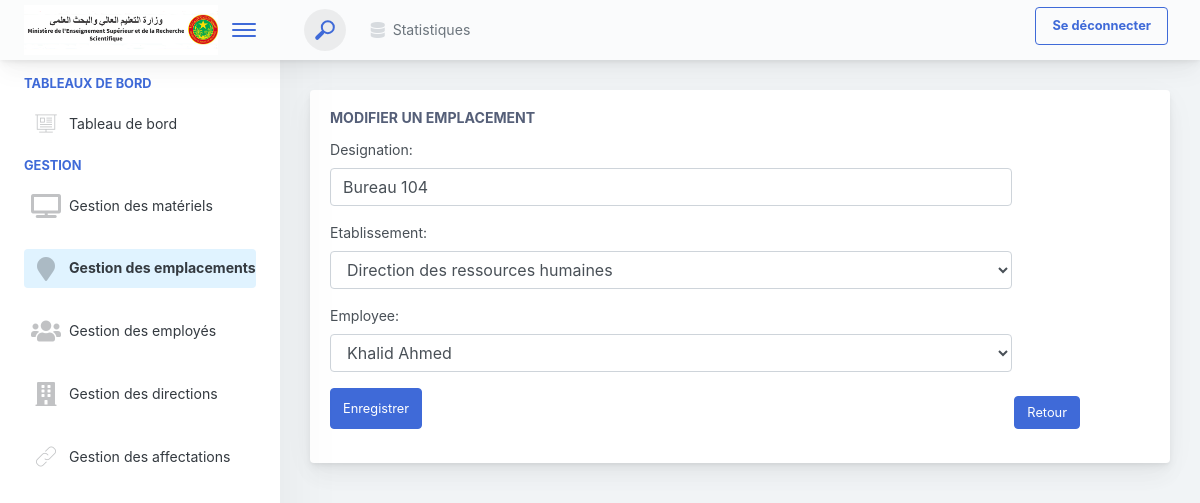
Page /edit_emplacement/9 on the committed database.
### accounts/models.py (models this page shows, shortened)
class Emplacement(models.Model):
    designation = models.CharField(max_length=200)
    id_etablissement = models.ForeignKey(Etablissement, on_delete=models.CASCADE)
    id_employee = models.ForeignKey(Employee, on_delete=models.CASCADE)

class Etablissement(models.Model):
    nom_etablissement = models.CharField(max_length=200, unique=True)

class Employee(models.Model):
    matricule = models.CharField(max_length=50, unique=True)
    nom = models.CharField(max_length=100)
    prenom = models.CharField(max_length=100)
    date_naiss = models.DateField()
    lieu_naiss = models.CharField(max_length=100)
    grade = models.CharField(max_length=50)

### GestionVentes/views.py (the view)
# urls.py: path('edit_emplacement/<int:id>', views.edit_emplacement, name="edit_emplacement"),
def edit_emplacement(request, id):
    all_employe = Employee.objects.all()
    all_etablissement = Etablissement.objects.all()
    emplacement = Emplacement.objects.get(id=id)
    form = emplacementForm()
    return render(request,'emplacements/edit.html',{'form':form,'emplacement':emplacement,"navbar":'emplacement','employes':all_employe,'etablissements':all_etablissement})

### GestionVentes/forms.py
class emplacementForm(forms.ModelForm):
    class Meta:
        model= Emplacement
        fields = "__all__"

### GestionVentes/templates/emplacements/edit.html (shortened to what this page needs)
{% extends 'navbar.html' %}
{% block content %}
<div class="app-main__inner">
    <div class="tab-content">
        <div class="tab-pane tabs-animation fade show active" id="tab-content-0" role="tabpanel">
            <div class="main-card mb-3 card">
                <div class="card-body">
                    <h5 class="card-title">Modifier un emplacement</h5>
                    <form method="post" action="/update_emplacement/{{ emplacement.id }}">
                        <div class="form-row">
                            <div class="col-md-10">
                                <div class="position-relative form-group">
                                    <label>Designation:</label>
                                    <input type="text" name="{{ form.designation.name }}" class="form-control"
                                        value="{{ emplacement.designation }}" required>
                                </div>
                            </div>
                            <div class="col-md-10">
                                <div class="position-relative form-group">
                                    <label>Etablissement:</label>
                                    <select class="form-control" name="{{ form.id_etablissement.name }}" required>
                                        {% for etablissement in etablissements %}
                                        <option value="{{ etablissement.id }}"
                                            {% if etablissement.id == emplacement.id_etablissement.id %}selected{% endif %}>
                                            {{ etablissement.nom_etablissement }}</option>
                                        {% endfor %}
                                    </select>
                                </div>
                            </div>
                            <div class="col-md-10">
                                <div class="position-relative form-group">
                                    <label>Employee:</label>
                                    <select class="form-control" name="{{ form.id_employee.name }}" required>
                                        {% for employee in employes %}
                                        <option value="{{ employee.id }}"
                                            {% if employee.id == emplacement.id_employee.id %}selected{% endif %}>
                                            {{ employee.nom }} {{ employee.prenom }}</option>
                                        {% endfor %}
                                    </select>
                                </div>
                            </div>
                        </div>
                        <div style="display: flex ; justify-content: space-between ;width:750px; ">
                            <button class="mt-6 btn btn-primary">Enregistrer</button>
                             <a href="{% url 'emplacement' %}"class="mt-2 btn btn-primary">
                                Retour
                            </a>
                        </div>
                    </form>
                </div>
            </div>
        </div>
    </div>
</div>
{% endblock %}

### rows in the picture
Emplacement: designation "Bureau 104", id_etablissement "Direction des ressources humaines", id_employee "Khalid Ahmed"
